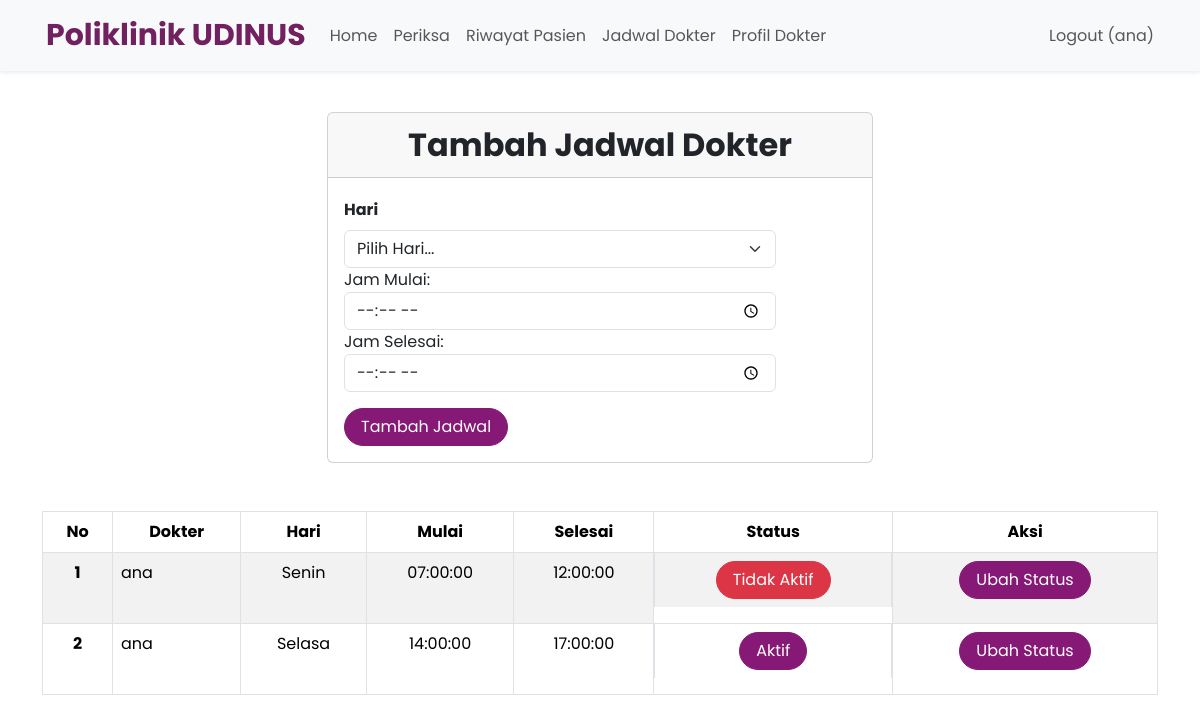
The page /berandaDokter.php?page=jadwalDokter (signed in) on the database its author committed.
### tables this page shows
CREATE TABLE `jadwal_periksa` (
  `id` int NOT NULL,
  `id_dokter` int NOT NULL,
  `hari` enum('Senin','Selasa','Rabu','Kamis','Jumat','Sabtu') NOT NULL,
  `jam_mulai` time NOT NULL,
  `jam_selesai` time NOT NULL,
  `status` tinyint(1) DEFAULT '0'
);

CREATE TABLE `dokter` (
  `id` int NOT NULL,
  `nama` varchar(255) NOT NULL,
  `alamat` varchar(255) NOT NULL,
  `no_hp` varchar(50) NOT NULL,
  `id_poli` int NOT NULL,
  `password` varchar(255) NOT NULL
);

### jadwalDokter.php (the view, shortened to what this page needs)
<br>
<div class="container">
    <div class="row justify-content-center">
        <div class="col-md-6">
            <div class="card">
                <div class="card-header text-center fw-bold" style="font-size: 2rem;">Tambah Jadwal Dokter</div>
                <div class="card-body">
                    <form class="form row" method="POST" style="width: 30rem;" action="">
                        <div class="row mt-1">
                            <div class="form-group">
                                <label for="hari" class="form-label fw-bold">Hari</label>
                                <select class="form-select" aria-label="hari" name="hari">
                                    <option selected>Pilih Hari...</option>
                                </select>
                            </div>
                            <div class="form-group">
                                <label for="jam_mulai">Jam Mulai:</label>
                                <input type="time" class="form-control" id="jam_mulai" name="jam_mulai" required>
                            </div>
                            <div class="form-group">
                                <label for="jam_selesai">Jam Selesai:</label>
                                <input type="time" class="form-control" id="jam_selesai" name="jam_selesai" required>
                            </div>
                        </div>
                        <div class="row mt-3">
                            <div class="col">
                                <button type="submit" class="btn btn-primary rounded-pill px-3 mt-auto" name="tambah">Tambah Jadwal</button>
                            </div>
                        </div>
                    </form>
                </div>
            </div>
        </div>
    </div>
    <br>
    <br>
    <table class="table table-bordered table-striped table-hover">
        <thead>
            <tr class="text-center">
                <th scope="col">No</th>
                <th scope="col">Dokter</th>
                <th scope="col">Hari</th>
                <th scope="col">Mulai</th>
                <th scope="col">Selesai</th>
                <th scope="col">Status</th>
                <th scope="col">Aksi</th>
            </tr>
        </thead>
        <tbody>
            <?php
            $id_dokter = $_SESSION['id'];
            $result = mysqli_query($mysqli, "SELECT dokter.nama, jadwal_periksa.id, jadwal_periksa.hari,
                jadwal_periksa.jam_mulai, jadwal_periksa.jam_selesai, jadwal_periksa.status
                FROM dokter
                JOIN jadwal_periksa ON dokter.id = jadwal_periksa.id_dokter
                WHERE dokter.id = $id_dokter");
            $no = 1;
            while ($data = mysqli_fetch_array($result)) {
            ?>
                <tr>
                    <th scope="row" class="text-center"><?php echo $no++ ?></th>
                    <td><?php echo $data['nama'] ?></td>
                    <td class="text-center"><?php echo $data['hari'] ?></td>
                    <td class="text-center"><?php echo $data['jam_mulai'] ?></td>
                    <td class="text-center"><?php echo $data['jam_selesai'] ?></td>
                    <td class="d-flex gap-2 mb-3 d-flex justify-content-center">
                        <?php
                            echo ($data['status'] == 1) ?
                            '<a class="btn btn-success rounded-pill px-3">Aktif</a>' :
                            '<a class="btn btn-danger rounded-pill px-3">Tidak Aktif</a>';
                        ?>
                    </td>
                    <td>
                        <div class="d-flex gap-2 mb-3 d-flex justify-content-center">
                            <form method="POST" action="">
                                <button type="submit" class="btn btn-primary rounded-pill px-3" name="ubah_status">
                                    Ubah Status
                                </button>
                            </form>
                        </div>
                    </td>
                </tr>
            <?php
            }
            ?>
        </tbody>
    </table>
</div>

### style.css (style rules this page uses)
body { font-family: 'Poppins', sans-serif; }
.btn-success { --bs-btn-color: #fff; --bs-btn-bg: #871976; --bs-btn-border-color: #871973; --bs-btn-hover-color: #fff; --bs-btn-hover-bg: #73154d; --bs-btn-hover-border-color: #a72794; --bs-btn-focus-shadow-rgb: 60, 153, 110; --bs-btn-active-color: #fff; --bs-btn-active-bg: #60146c; --bs-btn-active-border-color: #651350; --bs-btn-active-shadow: inset 0 3px 5px rgba(0, 0, 0, 0.125); --bs-btn-disabled-color: #fff; --bs-btn-disabled-bg: #871971; --bs-btn-disabled-border-color: #871985; }
.btn-primary { --bs-btn-color: #fff; --bs-btn-bg: #871976; --bs-btn-border-color: #871973; --bs-btn-hover-color: #fff; --bs-btn-hover-bg: #73154d; --bs-btn-hover-border-color: #a72794; --bs-btn-focus-shadow-rgb: 60, 153, 110; --bs-btn-active-color: #fff; --bs-btn-active-bg: #60146c; --bs-btn-active-border-color: #651350; --bs-btn-active-shadow: inset 0 3px 5px rgba(0, 0, 0, 0.125); --bs-btn-disabled-color: #fff; --bs-btn-disabled-bg: #871971; --bs-btn-disabled-border-color: #871985; }
::placeholder { font-size: 16px; }

### rows shown on the page
jadwal_periksa: id_dokter.nama "ana", hari "Senin", jam_mulai "07:00:00", jam_selesai "12:00:00", status "Tidak Aktif"
jadwal_periksa: id_dokter.nama "ana", hari "Selasa", jam_mulai "14:00:00", jam_selesai "17:00:00", status "Aktif"

### other values the page prints
$_SESSION['nama'] "ana"
